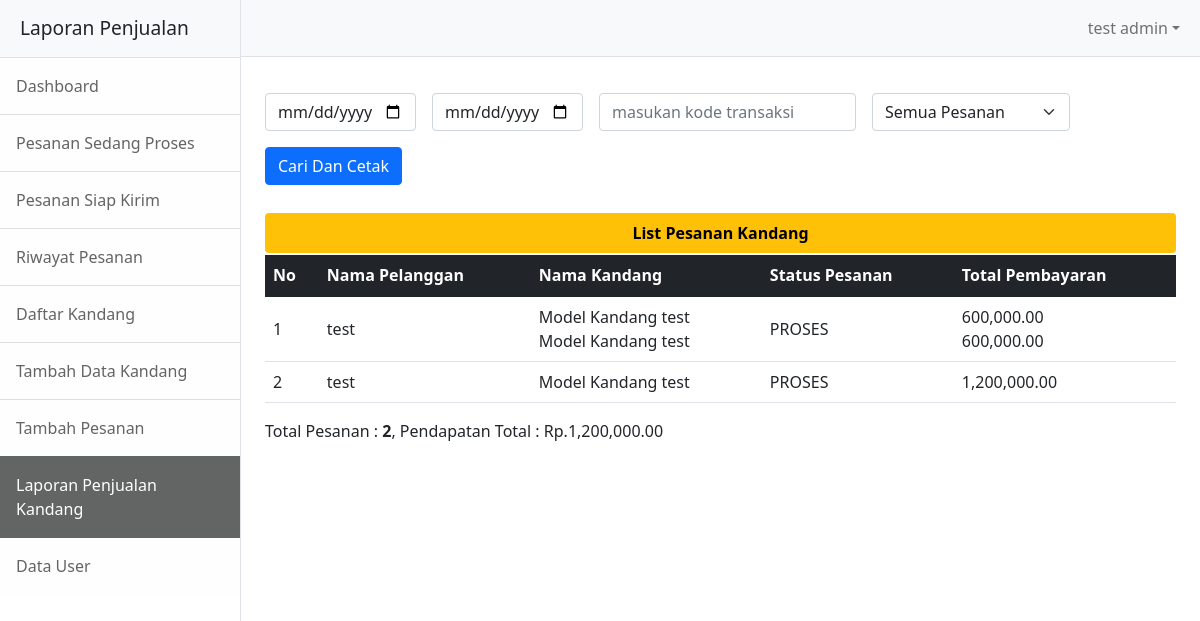
The app's page /pegawai/laporanpenjualan.php (signed in), older data.
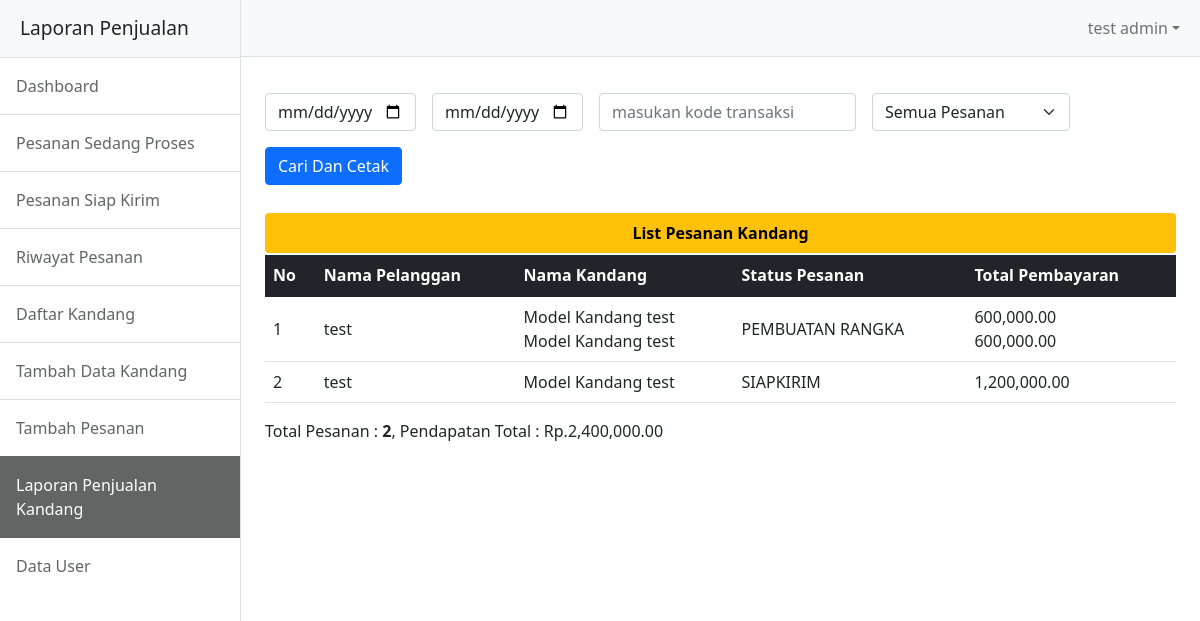
The same page, newer data.
### tables this page shows
CREATE TABLE `pesanan` (
  `id_pesanan` int(11) NOT NULL,
  `kode_transaksi` varchar(10) NOT NULL,
  `id_pelanggan` int(11) NOT NULL,
  `tanggal_pesan` date NOT NULL DEFAULT current_timestamp(),
  `tanggal_selesai` date DEFAULT NULL,
  `foto_pembayaran` text DEFAULT NULL,
  `status_pesanan` enum('proses','jeruji','rangka','perangkaian','finishing','siapkirim','selesai') NOT NULL DEFAULT 'proses'
);

CREATE TABLE `pelanggan` (
  `id_pelanggan` int(11) NOT NULL,
  `nama_pelanggan` varchar(30) NOT NULL,
  `nomer_pelanggan` varchar(13) NOT NULL,
  `username` varchar(20) NOT NULL,
  `password` varchar(20) NOT NULL,
  `alamat_pelanggan` text NOT NULL,
  `account` enum('admin','pelanggan') NOT NULL DEFAULT 'pelanggan'
);

### pegawai/laporanpenjualan.php (the view, shortened to what the changed rows need)
<?php
include '../conn.php';
$title = "Laporan Penjualan";
$querypesanan = "SELECT * FROM pesanan JOIN pelanggan ON pelanggan.id_pelanggan = pesanan.id_pelanggan";
$querydetail = "SELECT detail_pesanan.*, kandang.id_kandang, kandang.nama_kandang, kandang.harga_kandang FROM pesanan JOIN pelanggan ON pelanggan.id_pelanggan = pesanan.id_pelanggan JOIN detail_pesanan ON detail_pesanan.kode_transaksi = pesanan.kode_transaksi JOIN kandang ON kandang.id_kandang = detail_pesanan.id_kandang";
$execpesanan = mysqli_query($conn, $querypesanan);
$execdetail = mysqli_query($conn, $querydetail);
$jumlahpesanan = mysqli_num_rows($execpesanan);
$pesan = "<td colspan='6' class='text-center'>Tidak Ada Data</td>";
$datapesanan = '';
if ($execpesanan && $execdetail) {
    $datapesanan = mysqli_fetch_all($execpesanan, MYSQLI_ASSOC);
    $datadetail = mysqli_fetch_all($execdetail, MYSQLI_ASSOC);
    $querydetailpesanan = "SELECT * FROM pesanan JOIN detail_pesanan ON detail_pesanan.kode_transaksi = pesanan.kode_transaksi JOIN kandang ON kandang.id_kandang = detail_pesanan.id_kandang WHERE detail_pesanan.checkout = 1";
    $execdetailpesanan = mysqli_query($conn, $querydetailpesanan);
    $datadetailpesanan = mysqli_fetch_all($execdetailpesanan, MYSQLI_ASSOC);
    foreach ($datadetailpesanan as $data) {
        $pendapatanan = 0;
        $pendapatantotal[] = $pendapatanan += $data['jumlah_barang'] * $data['harga_kandang'];
        $pendapattotal = 0;
        foreach ($pendapatantotal as $total) {
            $pendapattotal += $total;
        }
    }
} else {
    $pesan = "<td colspan='6' class='text-center'>Belum Ada Pesanan Yang DiProses Nih</td>";
}
?>
<?php if ($_SESSION['nama_petugas'] !== null) : ?>
    <!DOCTYPE html>
    <html lang="en">
    <head>
        <link href="../assets/css/bootstrap.css" rel="stylesheet" />
    </head>
    <body>
        <div class="d-flex" id="wrapper">
            <div class="border-end bg-white" id="sidebar-wrapper">
                <div class="sidebar-heading border-bottom col-12 bg-light text-truncate"><?= $title ?></div>
                <div class="list-group list-group-flush">
                    <a class="list-group-item list-group-item-action list-group-item-light p-3 <?= ($title === "Dashboard Petugas") ? 'active' : ''; ?>" href="dashboard.php">Dashboard</a>
                    <a class="list-group-item list-group-item-action list-group-item-light p-3 <?= ($title === "Pesanan Sedang Proses") ? 'active' : ''; ?>" href="pesanandiproses.php">Pesanan Sedang Proses</a>
                    <a class="list-group-item list-group-item-action list-group-item-light p-3 <?= ($title === "Pesanan Siap Kirim") ? 'active' : ''; ?>" href="pesanansiap.php">Pesanan Siap Kirim</a>
                    <a class="list-group-item list-group-item-action list-group-item-light p-3 <?= ($title === "Riwayat Pesanan") ? 'active' : ''; ?>" href="riwayatpesanan.php">Riwayat Pesanan</a>
                    <a class="list-group-item list-group-item-action list-group-item-light p-3 <?= ($title === "Daftar Kandang") ? 'active' : ''; ?>" href="daftarkandang.php">Daftar Kandang</a>
                    <a class="list-group-item list-group-item-action list-group-item-light p-3 <?= ($title === "Tambah Kandang") ? 'active' : ''; ?>" href="tambahkandang.php">Tambah Data Kandang</a>
                    <a class="list-group-item list-group-item-action list-group-item-light p-3 <?= ($title === "Tambah Pesanan") ? 'active' : ''; ?>" href="tambahpesanan.php">Tambah Pesanan</a>
                    <a class="list-group-item list-group-item-action list-group-item-light p-3 <?= ($title === "Laporan Penjualan") ? 'active' : ''; ?>" href="laporanpenjualan.php">Laporan Penjualan Kandang</a>
                    <a class="list-group-item list-group-item-action list-group-item-light p-3 <?= ($title === "Data User") ? 'active' : ''; ?>" href="datauser.php">Data User</a>
                </div>
            </div>
            <div id="page-content-wrapper">
                <nav class="navbar navbar-expand-sm navbar-light bg-light border-bottom">
                    <div class="container-fluid">
                        <div class="collapse navbar-collapse" id="navbarSupportedContent">
                            <ul class="navbar-nav ms-auto mt-2 mt-lg-0">
                                <li class="nav-item dropdown">
                                    <a class="nav-link dropdown-toggle" id="navbarDropdown" href="#" role="button" data-bs-toggle="dropdown" aria-haspopup="true" aria-expanded="false"><?= $_SESSION['nama_petugas'] ?></a>
                                </li>
                            </ul>
                        </div>
                    </div>
                </nav>
                <div class="container">
                    <div class="container col-xxl-12 mb-3">
                        <div class="row flex-lg align-items-end g-1 py-3">
                            <div class="col-12 mt-4 form-pencarian">
                                <form class="row g-3" method="POST">
                                    <div class="col-auto">
                                        <input type="date" class="form-control" max="<?= date('Y-m-d') ?>" name="tanggalawal" id="tanggalawal" placeholder="Password">
                                    </div>
                                    <div class="col-auto">
                                        <input type="date" class="form-control" max="<?= date('Y-m-d') ?>" name="tanggalakhir" id="tanggalakhir" placeholder="Password">
                                    </div>
                                    <div class="col-auto">
                                        <input type="text" class="form-control" placeholder="masukan kode transaksi" name="kodetranksaksi" id="kodetransaksi" placeholder="Password">
                                    </div>
                                    <div class="col-auto">
                                        <select class="form-select" name="status_pesanan" aria-label="Default select example">
                                            <option selected>Semua Pesanan</option>
                                        </select>
                                    </div>
                                    <div class="col-auto">
                                        <input type="submit" name="cari" value="Cari Dan Cetak" class="btn btn-primary mb-3">
                                    </div>
                                </form>
                            </div>
                            <div class="col-12">
                                <div class="table-responsive mt-2">
                                    <table class="table caption-top">
                                        <caption class="btn-warning text-center rounded disabled fw-bold">List Pesanan Kandang</caption>
                                        <thead class="table-dark">
                                            <tr>
                                                <th>No</th>
                                                <th scope="col">Nama Pelanggan</th>
                                                <th scope="col">Nama Kandang</th>
                                                <th>Status Pesanan</th>
                                                <th scope="col">Total Pembayaran</th>
                                            </tr>
                                        </thead>
                                        <tbody class="align-middle">
                                            <?php $no = 0 ?>
                                            <?php if (isset($datapesanan)) : ?>
                                                <?php for ($i = 0; $i < $jumlahpesanan; $i++) { ?>
                                                    <?php $no++ ?>
                                                    <tr>
                                                        <td class="col"><?= $no ?></td>
                                                        <td class="col"><?= $datapesanan[$i]['nama_pelanggan'] ?></td>
                                                        <td class="col">
                                                            <?php foreach ($datadetail as $key) {
                                                                if ($datapesanan[$i]['kode_transaksi'] == $key['kode_transaksi']) { ?>
                                                                    <?= "Model Kandang " . $key['nama_kandang'] . "<br>" ?>
                                                            <?php }
                                                            } ?>
                                                        </td>
                                                        <td class="col"><?= strtoupper(($datapesanan[$i]['status_pesanan'] == 'jeruji') ? 'Pembuatan Jeruji' : ($datapesanan[$i]['status_pesanan'] == 'rangka') ? 'Pembuatan Rangka' : $datapesanan[$i]['status_pesanan']) ?></td>
                                                        <td class="col">
                                                            <?php foreach ($datadetail as $key) {
                                                                if ($datapesanan[$i]['kode_transaksi'] == $key['kode_transaksi']) {
                                                                    echo number_format($key['jumlah_barang'] * $key['harga_kandang'], 2, ".", ",") . "<br>";
                                                                } ?>
                                                            <?php } ?>
                                                        </td>
                                                    </tr>
                                                <?php } ?>
                                            <?php else : ?>
                                                <?= $pesan ?>
                                            <?php endif ?>
                                        </tbody>
                                    </table>
                                    <div class="laporan">
                                        <tr>
                                            <td>Total Pesanan</td>
                                            <td>:</td>
                                            <td><b><?= $jumlahpesanan ?></b>, </td>
                                            <td>Pendapatan Total</td>
                                            <td>:</td>
                                            <td>Rp.<?= number_format($pendapattotal, 2, ".", ",") ?></td>
                                        </tr>
                                    </div>
                                </div>
                            </div>
                        </div>
                    </div>
                </div>
            </div>
        </div>
    </body>
    </html>
<?php else : ?>
    <?php header("location:index.php") ?>
<?php endif ?>

Row changes from the older to the newer data that the page shows:
changed pesanan: status_pesanan "PROSES" → "PEMBUATAN RANGKA"
changed pesanan: status_pesanan "PROSES" → "SIAPKIRIM"
Text that changed along with them:
$pendapattotal: "1,200,000.00" → "2,400,000.00"
